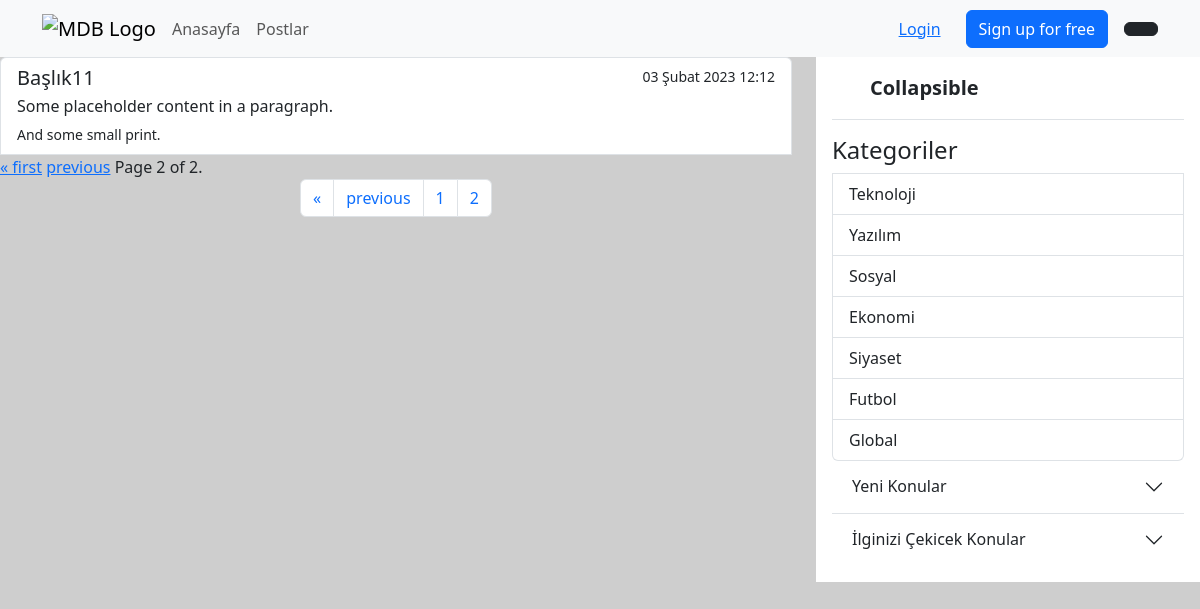
Screenshot of /post/2/?page=2 with the database file from the repository.
### appMy/models.py (models this page shows, shortened)
class Sozluk(models.Model):
    category = models.ForeignKey(Category, verbose_name=("Kategori"), on_delete=models.CASCADE,null=True)
    title = models.CharField(("Başlık"), max_length=50)
    text = models.TextField(("İçerik Yazısı"),max_length=2000)
    date_now = models.DateTimeField(("Tarih"), auto_now_add=True)
    image = models.FileField(("Fotoğraf"), upload_to='', max_length=100)

class Category(models.Model):
    title = models.CharField(("Kategori"), max_length=50)

### appMy/views.py (the view)
# urls.py: path('post/<categoryid>/', allPost),
def allPost(request,categoryid="all"):
    if categoryid == "all":
        sozluks = Sozluk.objects.all()
    else:
        sozluks = Sozluk.objects.filter(category=categoryid)
    paginator = Paginator(sozluks, 5) # Show 25 contacts per page.
    page_number = request.GET.get('page')
    sozluks = paginator.get_page(page_number)
    sozluks_new = Sozluk.objects.all().order_by("-date_now")[:3]
    sozluks_random = Sozluk.objects.all().order_by("?")[:3]
    categorys = Category.objects.all()
    context={
        "sozluks": sozluks,
        "sozluks_new": sozluks_new,
        "sozluks_random": sozluks_random,
        "categorys": categorys,
    }
    return render(request,'allPost.html',context)

### appMy/templates/allPost.html (shortened to what this page needs)
{% extends 'base.html' %}
{% load static %}
{% block body %}
    <main>
        <div class="container-fluid px-0">
            <div class="row">
                <div class="col-8">
                    <div class="list-group">
                        {% for i in sozluks %}
                        <a href="/detay/{{ i.id }}/" class="list-group-item list-group-item-action">
                            <div class="d-flex w-100 justify-content-between">
                                <h5 class="mb-1">{{ i.title }}</h5>
                                <small>{{ i.date_now }}</small>
                            </div>
                            <p class="mb-1">Some placeholder content in a paragraph.</p>
                            <small>And some small print.</small>
                        </a>
                        {% endfor %}
                        <div class="pagination">
                            <span class="step-links">
                                {% if sozluks.has_previous %}
                                    <a href="?page=1">&laquo; first</a>
                                    <a href="?page={{ sozluks.previous_page_number }}">previous</a>
                                {% endif %}
                                <span class="current">
                                    Page {{ sozluks.number }} of {{ sozluks.paginator.num_pages }}.
                                </span>
                            </span>
                        </div>
                        <nav aria-label="Page navigation example">
                            <ul class="pagination justify-content-center">
                                {% if sozluks.has_previous %}
                              <li class="page-item">
                                <a class="page-link" href="?page=1" aria-label="Previous">
                                  <span aria-hidden="true">&laquo;</span>
                                </a>
                              </li>
                              <li class="page-item"> <a class="page-link" href="?page={{ sozluks.previous_page_number }}">previous</a></li>
                              <li class="page-item"><a class="page-link" href="?page={{ sozluks.number|add:'-1' }}">{{ sozluks.number|add:"-1" }}</a></li>
                              {% endif %}
                              <li class="page-item"><a class="page-link" href="?page={{ sozluks.number }}">{{ sozluks.number }}</a></li>
                            </ul>
                          </nav>
                    </div>
                </div>
                {% include 'part/_sidenav.html' %}
            </div>
        </div>
    </main>
{% endblock body %}

### appMy/templates/part/_sidenav.html (shortened to what this page needs)
{% load static %}
<div class="col-4">
    <div class="flex-shrink-0 p-3 bg-white">
        <a href="/" class="d-flex align-items-center pb-3 mb-3 link-dark text-decoration-none border-bottom">
            <svg class="bi pe-none me-2" width="30" height="24">
                <use xlink:href="#bootstrap"></use>
            </svg>
            <span class="fs-5 fw-semibold">Collapsible</span>
        </a>
        <div class="list-group">
            <h4>Kategoriler</h4>
            {% for i in categorys %}
            <a href="/post/{{ i.id }}/" class="list-group-item list-group-item-action">{{ i.title }}</a>
            {% endfor %}
        </div>
        <div class="accordion accordion-flush" id="accordionFlushExample">
            <div class="accordion-item">
                <h2 class="accordion-header" id="flush-headingOne">
                    <button class="accordion-button collapsed" type="button" data-bs-toggle="collapse"
                        data-bs-target="#flush-collapseOne" aria-expanded="false" aria-controls="flush-collapseOne">
                        Yeni Konular
                    </button>
                </h2>
            </div>
            <div class="accordion-item">
                <h2 class="accordion-header" id="flush-heading2">
                    <button class="accordion-button collapsed" type="button" data-bs-toggle="collapse"
                        data-bs-target="#flush-collapse2" aria-expanded="false" aria-controls="flush-collapse2">
                        İlginizi Çekicek Konular
                    </button>
                </h2>
            </div>
        </div>
    </div>
</div>

### appMy/templates/base.html (style rules this page uses)
body { background: #cecece }

### rows the page displays
Sozluk: title "Başlık11", date_now "03 Şubat 2023 12:12"
Category: title "Teknoloji"
Category: title "Yazılım"
Category: title "Sosyal"
Category: title "Ekonomi"
Category: title "Siyaset"
Category: title "Futbol"
Category: title "Global"

### other values shown
{{ sozluks.number }} "2"
{{ sozluks.paginator.num_pages }} "2"
{{ sozluks.number|add:"-1" }} "1"
